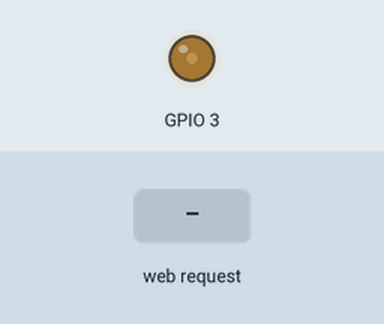
Bench run of a sketch on a simulated ESP32. Shown: output pins drawn as LEDs (lit = HIGH). The test bench sets the inputs (shaded band). WiFi joins after 1.5 s; servers stay silent unless stated; what the sketch prints to the serial monitor is not drawn.

Above: at 2.7 s.
2.8 s: HTTP request GET /fan/inc received
At 4.0 s:
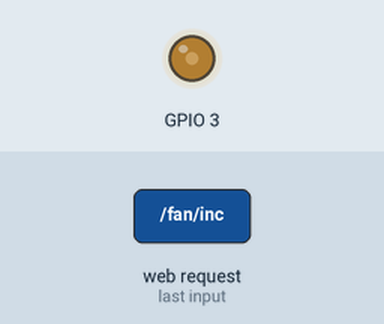
4.3 s: HTTP request GET /fan/max received
At 5.2 s:
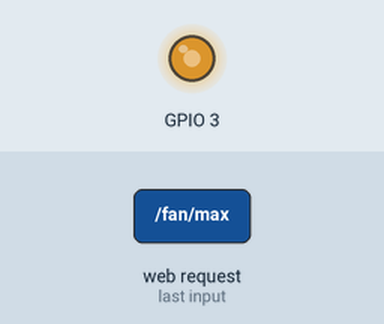
5.8 s: HTTP request GET /fan/inc received
At 6.3 s:
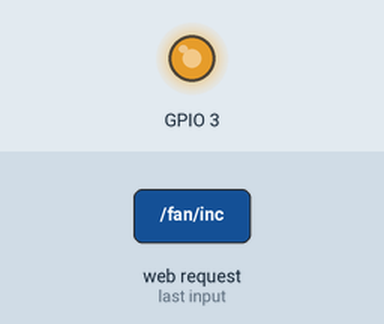
7.3 s: HTTP request GET /fan/min received
At 8.7 s:
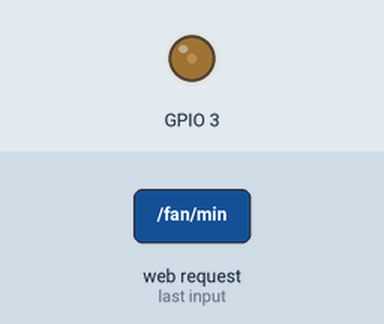
Timing chart, 0 to 9.8 s (numbered marks = the images above; inputs shaded):
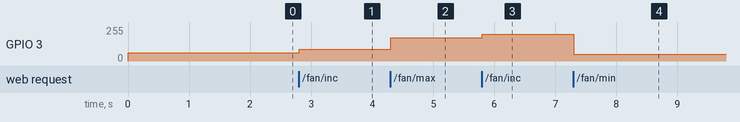

The sketch:

fan.ino
```cpp
// ESP32FAN

// Load Wi-Fi library
#include <WiFi.h>
#include "driver/ledc.h"


// Replace with your network credentials
const char* ssid = "";
const char* password = "";

// Set web server port number to 80
WiFiServer server(80);

// Variable to store the HTTP request
String header;


// Current time
unsigned long currentTime = millis();
// Previous time
unsigned long previousTime = 0;
// Define timeout time in milliseconds (example: 2000ms = 2s)
const long timeoutTime = 2000;


// --- fan specs ----------------------------------------------------------------------------------------------------------------------------
// fanPWM
#define FANMAXRPM      1700         // only used for showing at how many percent fan is running
#define PWMSTEP        100

// dyn var
ledc_timer_config_t   ledc_timer;
ledc_channel_config_t ledc_channel;
int pwmValue = 250;


void setup() {
  Serial.begin(115200);
  // Initialize the output variables as outputs
  pinMode(GPIO_NUM_3, OUTPUT);


  initPWMfan();
  // Connect to Wi-Fi network with SSID and password
  Serial.print("Connecting to ");
  Serial.println(ssid);
  WiFi.begin(ssid, password);
  while (WiFi.status() != WL_CONNECTED) {
    delay(500);
    Serial.print(".");
  }
  // Print local IP address and start web server
  Serial.println("");
  Serial.println("WiFi connected.");
  Serial.println("IP address: ");
  Serial.println(WiFi.localIP());
  server.begin();
}


void initPWMfan(void){
  //incc_timer.bit_num      = incC_TIMER_13_BIT;                 // resolution of PWM duty
  ledc_timer.freq_hz         = 5000;                              // frequency of PWM signal
  ledc_timer.speed_mode      = LEDC_LOW_SPEED_MODE;              // timer mode
  ledc_timer.timer_num       = LEDC_TIMER_0;
  ledc_timer.duty_resolution = LEDC_TIMER_10_BIT;

  // Set configuration of timer0 for high speed channels
  ledc_timer_config( &ledc_timer );

  ledc_channel.channel    = LEDC_CHANNEL_0;
  ledc_channel.duty       = 500;
  ledc_channel.gpio_num   = GPIO_NUM_3;
  ledc_channel.speed_mode = LEDC_LOW_SPEED_MODE;
  ledc_channel.timer_sel  = LEDC_TIMER_0;

  ledc_channel_config( &ledc_channel );

  updateFanSpeed();
}

void updateFanSpeed(void){
  pwmValue = min(pwmValue, 1024);
  pwmValue = max(pwmValue, 0);
  //ledcWrite(LEDC_CHANNEL_0, pwmValue);
  ledc_set_duty(LEDC_LOW_SPEED_MODE,LEDC_CHANNEL_0,pwmValue);
  ledc_update_duty(LEDC_LOW_SPEED_MODE,LEDC_CHANNEL_0);
}

void incFanSpeed(void){
  pwmValue = min(pwmValue+PWMSTEP, 1024);
  updateFanSpeed();
}
void decFanSpeed(void){
  pwmValue = max(pwmValue-PWMSTEP, 0);
  updateFanSpeed();
}


void loop(){
  WiFiClient client = server.available();   // Listen for incoming clients

  if (client) {                             // If a new client connects,
    currentTime = millis();
    previousTime = currentTime;
    //Serial.println("New Client.");          // print a message out in the serial port
    String currentLine = "";                // make a String to hold incoming data from the client
    while (client.connected() && currentTime - previousTime <= timeoutTime) {  // loop while the client's connected
      currentTime = millis();
      if (client.available()) {             // if there's bytes to read from the client,
        char c = client.read();             // read a byte, then
      //  Serial.write(c);                    // print it out the serial monitor
        header += c;
        if (c == '\n') {                    // if the byte is a newline character
          // if the current line is blank, you got two newline characters in a row.
          // that's the end of the client HTTP request, so send a response:
          if (currentLine.length() == 0) {
            // HTTP headers always start with a response code (e.g. HTTP/1.1 200 OK)
            // and a content-type so the client knows what's coming, then a blank line:
            client.println("HTTP/1.1 200 OK");
            client.println("Content-type:text/html");
            client.println("Connection: close");
            client.println();

            if (header.indexOf("GET /fan/inc") >= 0) {
              Serial.print("INC ");
              incFanSpeed();

              Serial.println(pwmValue);
            } else if (header.indexOf("GET /fan/dec") >= 0) {
              Serial.print("DEC ");
              decFanSpeed();

              Serial.println(pwmValue);
            } else if (header.indexOf("GET /fan/max") >= 0) {
              Serial.print("MAX ");

              pwmValue = 700;
              updateFanSpeed();

              Serial.println(pwmValue);
            } else if (header.indexOf("GET /fan/min") >= 0) {
              Serial.print("MIN ");

              pwmValue = 200;
              updateFanSpeed();

              Serial.println(pwmValue);
            } else if (header.indexOf("GET /fan/med") >= 0) {
              Serial.print("MED ");

              pwmValue = 400;
              updateFanSpeed();

              Serial.println(pwmValue);
            }

            // Display the HTML web page
            client.print("<!DOCTYPE html><html>");
            client.print("<head><meta name=\"viewport\" content=\"width=device-width, initial-scale=1\">");
            client.print("<link rel=\"icon\" href=\"data:,\">");
            // CSS to style the on/off buttons
            // Feel free to change the background-color and font-size attributes to fit your preferences
            client.println("<style>html { font-family: Helvetica; display: inline-block; margin: 0px auto; text-align: center;}");
            client.println(".button { background-color: #4CAF50; border: none; color: white; padding: 16px 40px;");
            client.println("text-decoration: none; font-size: 30px; margin: 2px; cursor: pointer;}");
            client.println(".button2 {background-color: #555555;}</style></head>");

            // Web Page Heading
            client.print("<body><h1>FAN</h1>");

            client.print("<p><a href=\"/fan/inc\"><button class=\"button\">+</button></a></p>");
            client.print("<p><a href=\"/fan/max\"><button class=\"button\">HI</button></a></p>");
            client.print("<p><a href=\"/fan/med\"><button class=\"button\">MED</button></a></p>");
            client.print("<p><a href=\"/fan/min\"><button class=\"button\">MIN</button></a></p>");
            client.print("<p><a href=\"/fan/dec\"><button class=\"button\">-</button></a></p>");


            client.print("</body></html>");

            // The HTTP response ends with another blank line
            client.println();
            // Break out of the while loop
            break;
          } else { // if you got a newline, then clear currentLine
            currentLine = "";
          }
        } else if (c != '\r') {  // if you got anything else but a carriage return character,
          currentLine += c;      // add it to the end of the currentLine
        }
      }
    }
    // Clear the header variable
    header = "";
    // Close the connection
    client.stop();
    //Serial.println("Client disconnected.");
    //Serial.println("");
  }
}
```

Measured:
- after the input at 2.8 s, GPIO 3: 62/255 → 87/255 at once
- after the input at 4.3 s, GPIO 3: 87/255 → 174/255 at once
- after the input at 5.8 s, GPIO 3: 174/255 → 199/255 at once
- after the input at 7.3 s, GPIO 3: 199/255 → 50/255 at once
